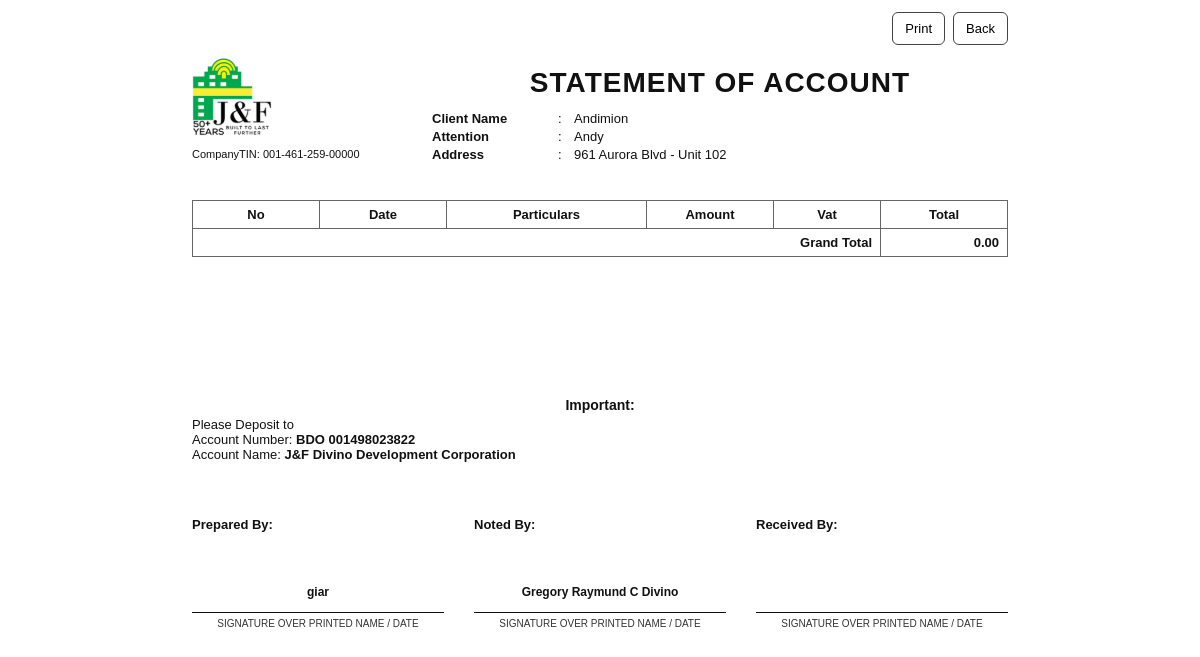
The page /soa/2/ (signed in) on the database as committed earlier.
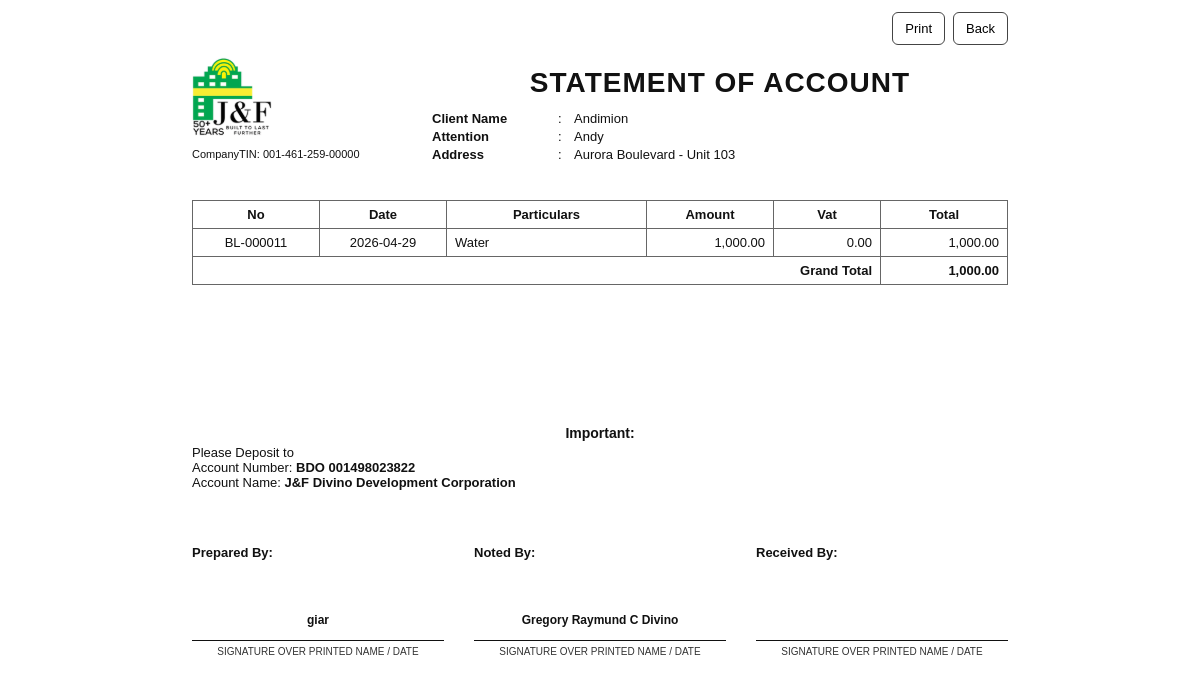
The same page on the database as committed later.
### billingApp/models.py (models this page shows, shortened)
class Building(models.Model):
    buildingName = models.CharField(max_length=26, unique=True)
    signageCapacity = models.IntegerField(default=0)
    parkingCapacity = models.IntegerField(default=0)
    buildingAddress = models.CharField(max_length=50)
    modified_by = models.ForeignKey("Account", on_delete=models.SET_NULL, null=True, blank=True, related_name="+")
    modified_at = models.DateTimeField(auto_now=True, null=True, blank=True)
    objects = models.Manager

class BillingRecord(models.Model):
    tenant = models.ForeignKey(Tenant, on_delete=models.CASCADE)
    lease = models.ForeignKey(Lease, on_delete=models.CASCADE)
    modified_by = models.ForeignKey("Account", on_delete=models.SET_NULL, null=True, blank=True, related_name="+")
    modified_at = models.DateTimeField(auto_now=True, null=True, blank=True)
    dateIssued = models.DateField()
    dateDue = models.DateField(null=True, blank=True)
    RENT = 'RENT'
    ELECTRICITY = 'ELECTRICITY'
    WATER = 'WATER'
    BILLING_CHOICES = [
        (RENT, 'Rent'),
        (ELECTRICITY, 'Electricity'),
        (WATER, 'Water'),
    ]
    billingFor = models.CharField(max_length=20, choices=BILLING_CHOICES)
    amountDue = models.DecimalField(max_digits=12, decimal_places=2)
    penaltyFee = models.DecimalField(max_digits=12, decimal_places=2, null=True, blank=True)
    STATUS_UNPAID = "UNPAID"
    STATUS_PARTIAL = "PARTIAL"
    STATUS_PAID = "PAID"
    STATUS_UNDERPAID = "UNDERPAID"
    STATUS_OVERPAID = "OVERPAID"
    STATUS_CHOICES = [
        (STATUS_UNPAID, "Unpaid"),
        (STATUS_PARTIAL, "Partial"),
        (STATUS_PAID, "Paid"),
        (STATUS_UNDERPAID, "Underpaid"),
        (STATUS_OVERPAID, "Overpaid"),
    ]
    status = models.CharField(max_length=10, choices=STATUS_CHOICES, default=STATUS_UNPAID)
    balance = models.DecimalField(max_digits=12, decimal_places=2, null=True, blank=True)

### billingApp/views.py (the view, shortened to what this page needs)
# urls.py: path('soa/<int:pk>/', views.soa, name='soa'),
@login_required
def soa(request, pk):
    tenant = get_object_or_404(Tenant, pk=pk)
    lease = (
        Lease.objects
        .filter(tenantName=tenant, pastLease=False)
        .select_related("buildingName", "unitID")
        .order_by("-contractStart", "-id")
        .first()
    )
    if not lease:
        messages.error(request, "This tenant does not have an active lease. Unable to generate SOA.")
        return redirect("view_bills", pk=tenant.pk)
    bills_qs = BillingRecord.objects.filter(
        tenant=tenant,
        status__in=[
            BillingRecord.STATUS_UNPAID,
            BillingRecord.STATUS_PARTIAL,
            BillingRecord.STATUS_UNDERPAID,
        ],
    ).order_by("dateIssued", "id")
    ids = request.GET.get("ids")
    if ids:
        id_list = [int(x.strip()) for x in ids.split(",") if x.strip().isdigit()]
        bills_qs = bills_qs.filter(id__in=id_list)
    lines = []
    grand_total = Decimal("0.00")
    for b in bills_qs:
        amount = (b.balance or Decimal("0.00")).quantize(Decimal("0.01"))
        bill_no = f"BL-{b.id:06d}"
        if b.billingFor == BillingRecord.RENT:
            rent_amount = (b.lease.rentAmount or Decimal("0.00")).quantize(Decimal("0.01"))
            parking_fees = (b.lease.parkingFees or Decimal("0.00")).quantize(Decimal("0.01"))
            signage_fees = (b.lease.signageFees or Decimal("0.00")).quantize(Decimal("0.01"))
            vat_amount = (rent_amount * Decimal("0.12")).quantize(Decimal("0.01"), rounding=ROUND_HALF_UP)
            base_rent = (rent_amount - vat_amount).quantize(Decimal("0.01"), rounding=ROUND_HALF_UP)
            original_total = base_rent + vat_amount + parking_fees + signage_fees
            if original_total > Decimal("0.00"):
                scale = amount / original_total
            else:
                scale = Decimal("1.00")
            scaled_base_rent = (base_rent * scale).quantize(Decimal("0.01"), rounding=ROUND_HALF_UP)
            scaled_vat = (vat_amount * scale).quantize(Decimal("0.01"), rounding=ROUND_HALF_UP)
            scaled_parking = (parking_fees * scale).quantize(Decimal("0.01"), rounding=ROUND_HALF_UP)
            scaled_signage = (signage_fees * scale).quantize(Decimal("0.01"), rounding=ROUND_HALF_UP)
            total_amount = scaled_base_rent + scaled_parking + scaled_signage
            total_vat = scaled_vat
            total_line = total_amount + total_vat
            lines.append({
                "no": bill_no,
                "date": b.dateIssued,
                "particulars": "Rent",
                "amount": total_amount,
                "vat": total_vat,
                "total": total_line,
                "amount_display": f"{total_amount:,.2f}",
                "vat_display": f"{total_vat:,.2f}",
                "total_display": f"{total_line:,.2f}",
            })
            grand_total += amount
        else:
            total = amount.quantize(Decimal("0.01"), rounding=ROUND_HALF_UP)
            grand_total += total
            particulars = ""
            if b.billingFor == BillingRecord.ELECTRICITY:
                particulars = "Electric"
            elif b.billingFor == BillingRecord.WATER:
                particulars = "Water"
            lines.append({
                "no": bill_no,
                "date": b.dateIssued,
                "particulars": particulars,
                "amount": amount,
                "vat": Decimal("0.00"),
                "total": total,
                "amount_display": f"{amount:,.2f}",
                "vat_display": "0.00",
                "total_display": f"{total:,.2f}",
            })
    company_display = (tenant.companyName or "").strip() or tenant.contactPerson
    current_admin = get_logged_in_account(request)
    prepared_by_name = ""
    if current_admin and current_admin.firstName and current_admin.lastName:
        prepared_by_name = f"{current_admin.firstName} {current_admin.lastName}".strip()
    elif current_admin:
        prepared_by_name = current_admin.username or ""
    context = {
        "tenant": tenant,
        "company_display": company_display,
        "building_address": lease.buildingName.buildingAddress,
        "unit_id": lease.unitID.unitID,
        "lines": lines,
        "grand_total": grand_total.quantize(Decimal("0.01")),
        "grand_total_display": f"{grand_total:,.2f}",
        "deposit_account_number": "BDO 001498023822",
        "deposit_account_name": "J&F Divino Development Corporation",
        "company_tin": "001-461-259-00000",
        "prepared_by_name": prepared_by_name,
    }
    return render(request, "billingApp/soa.html", context)

### billingApp/views.py (called while the page is built, shortened)
def get_logged_in_account(request):
    if not request.user.is_authenticated:
        return None
    username = (request.user.username or "").strip()
    if not username:
        return None
    account = Account.objects.filter(username=username).first()
    if account:
        return account

### billingApp/templates/billingApp/soa.html (shortened to what this page needs)
{% load static %}
<!doctype html>
<html lang="en">
  <head>
  </head>
  <body>
    <div class="page">
      <div class="actions">
        <button class="btn" onclick="window.print()">Print</button>
        <button class="btn" onclick="window.history.back()">Back</button>
      </div>
      <div class="top">
        <div>
          <div style="width: 170px">
          </div>
          <div style="font-size: 11px; margin-top: 8px">CompanyTIN: {{ company_tin }}</div>
        </div>
        <div>
          <div class="title">STATEMENT OF ACCOUNT</div>
          <div class="client-block">
            <div class="client-row">
              <div class="label">Client Name</div>
              <div>:</div>
              <div>{{ company_display }}</div>
            </div>
            <div class="client-row">
              <div class="label">Attention</div>
              <div>:</div>
              <div>{{ tenant.contactPerson }}</div>
            </div>
            <div class="client-row">
              <div class="label">Address</div>
              <div>:</div>
              <div>{{ building_address }}{% if unit_id %} - Unit {{ unit_id }}{% endif %}</div>
            </div>
          </div>
        </div>
      </div>
      <div class="table-wrap">
        <table>
          <thead>
            <tr>
              <th style="width: 110px">No</th>
              <th style="width: 110px">Date</th>
              <th>Particulars</th>
              <th style="width: 110px">Amount</th>
              <th style="width: 90px">Vat</th>
              <th style="width: 110px">Total</th>
            </tr>
          </thead>
          <tbody>
            {% for l in lines %}
            <tr>
              <td class="center">{{ l.no }}</td>
              <td class="center">{{ l.date|date:"Y-m-d" }}</td>
              <td>{{ l.particulars }}</td>
              <td class="right">{{ l.amount_display }}</td>
              <td class="right">{{ l.vat_display }}</td>
              <td class="right">{{ l.total_display }}</td>
            </tr>
            {% endfor %}
            <tr class="grand-row">
              <td colspan="5" class="grand-label">Grand Total</td>
              <td class="right">{{ grand_total_display }}</td>
            </tr>
          </tbody>
        </table>
      </div>
      <div class="bottom">
        <div>
          <div class="important">Important:</div>
          <div class="deposit">
            <div>Please Deposit to</div>
            <div>
              Account Number:
              <strong>{{ deposit_account_number }}</strong>
            </div>
            <div>
              Account Name:
              <strong>{{ deposit_account_name }}</strong>
            </div>
          </div>
        </div>
        <div class="signatures">
          <div>
            <div class="sig-title">Prepared By:</div>
            <div class="sig-name">{{ prepared_by_name }}</div>
            <div class="sig-line"></div>
            <div class="sig-sub">SIGNATURE OVER PRINTED NAME / DATE</div>
          </div>
          <div>
            <div class="sig-title">Noted By:</div>
            <div class="sig-name">Gregory Raymund C Divino</div>
            <div class="sig-line"></div>
            <div class="sig-sub">SIGNATURE OVER PRINTED NAME / DATE</div>
          </div>
          <div>
            <div class="sig-title">Received By:</div>
            <div class="sig-name">&nbsp;</div>
            <div class="sig-line"></div>
            <div class="sig-sub">SIGNATURE OVER PRINTED NAME / DATE</div>
          </div>
        </div>
      </div>
    </div>
  </body>
</html>

Rows that differ between the two databases and show on the page:
no longer on this page (row unchanged): Building: buildingAddress "961 Aurora Blvd"
now on this page (row unchanged): Building: buildingAddress "Aurora Boulevard"
added BillingRecord: no "BL-000011", date "2026-04-29", particulars "Water", amount_display "1,000.00", vat_display "0.00", total_display "1,000.00"
Other text that changed with them:
{{ unit_id }}: "102" → "103"
{{ grand_total_display }}: "0.00" → "1,000.00"
